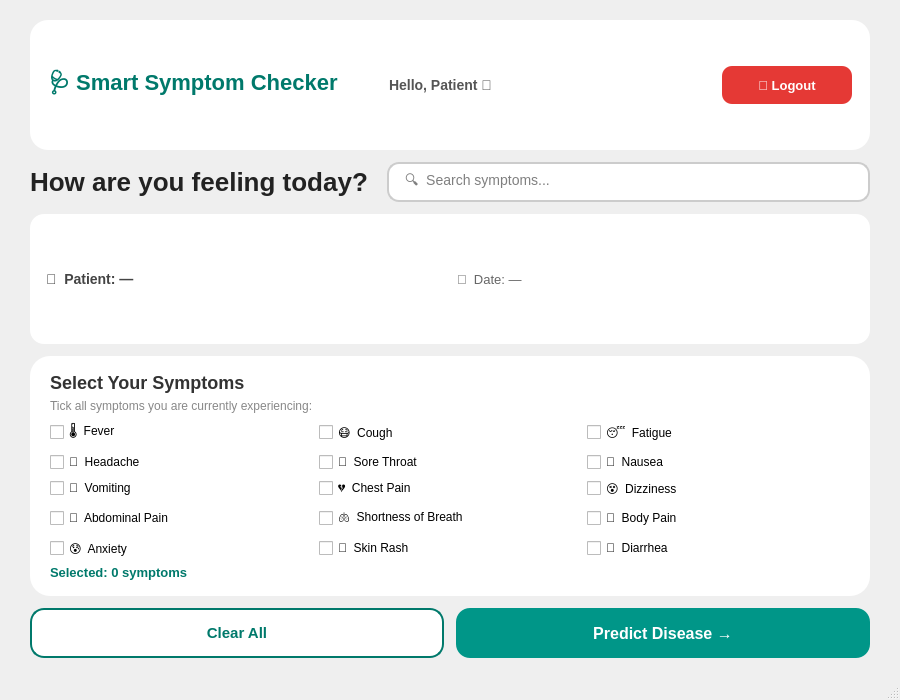
<?xml version="1.0" encoding="UTF-8"?>
<ui version="4.0">
 <class>SymptomsWindow</class>
 <widget class="QMainWindow" name="SymptomsWindow">
  <property name="geometry">
   <rect><x>0</x><y>0</y><width>900</width><height>700</height></rect>
  </property>
  <property name="windowTitle"><string>Smart Symptom Checker – Select Symptoms</string></property>

  <widget class="QWidget" name="centralwidget">
   <property name="styleSheet">
    <string notr="true">
background: qlineargradient(x1:0, y1:0, x2:1, y2:1,
    stop:0 #e0f7f4, stop:1 #b2dfdb);
font-family: Segoe UI;
    </string>
   </property>

   <layout class="QVBoxLayout" name="mainLayout">
    <property name="spacing"><number>12</number></property>
    <property name="leftMargin"><number>30</number></property>
    <property name="topMargin"><number>20</number></property>
    <property name="rightMargin"><number>30</number></property>
    <property name="bottomMargin"><number>20</number></property>

    <!-- HEADER -->
    <item>
     <widget class="QFrame" name="headerFrame">
      <property name="minimumSize"><size><width>0</width><height>70</height></size></property>
      <property name="styleSheet">
       <string notr="true">QFrame { background:white; border-radius:18px; }</string>
      </property>
      <layout class="QHBoxLayout" name="headerLayout">
       <property name="leftMargin"><number>18</number></property>
       <property name="rightMargin"><number>18</number></property>
       <item>
        <widget class="QLabel" name="appTitle">
         <property name="text"><string>🩺 Smart Symptom Checker</string></property>
         <property name="styleSheet">
          <string notr="true">font-size:22px; font-weight:bold; color:#00796B;</string>
         </property>
        </widget>
       </item>
       <item>
        <spacer name="hSpacer">
         <property name="orientation"><enum>Qt::Horizontal</enum></property>
        </spacer>
       </item>
       <item>
        <widget class="QLabel" name="userGreetLabel">
         <property name="text"><string>Hello, Patient 👋</string></property>
         <property name="styleSheet">
          <string notr="true">font-size:14px; color:#555; font-weight:bold;</string>
         </property>
        </widget>
       </item>
       <item>
        <widget class="QPushButton" name="logoutButton">
         <property name="minimumSize"><size><width>110</width><height>38</height></size></property>
         <property name="maximumSize"><size><width>130</width><height>38</height></size></property>
         <property name="text"><string>🚪 Logout</string></property>
         <property name="styleSheet">
          <string notr="true">
QPushButton { background:#e53935; color:white; font-size:13px; font-weight:bold; border:none; border-radius:10px; padding:0 14px; }
QPushButton:hover { background:#c62828; }
          </string>
         </property>
        </widget>
       </item>
      </layout>
     </widget>
    </item>

    <!-- TITLE + SEARCH ROW -->
    <item>
     <layout class="QHBoxLayout">
      <item>
       <widget class="QLabel" name="headingLabel">
        <property name="text"><string>How are you feeling today?</string></property>
        <property name="styleSheet">
         <string notr="true">font-size:26px; font-weight:bold; color:#222;</string>
        </property>
       </widget>
      </item>
      <item>
       <spacer name="hSpacer2"><property name="orientation"><enum>Qt::Horizontal</enum></property></spacer>
      </item>
      <item>
       <widget class="QLineEdit" name="searchBar">
        <property name="minimumSize"><size><width>220</width><height>40</height></size></property>
        <property name="placeholderText"><string>🔍  Search symptoms...</string></property>
        <property name="styleSheet">
         <string notr="true">
QLineEdit { background:white; border-radius:12px; padding-left:14px; font-size:14px; border:2px solid #CCCCCC; }
QLineEdit:focus { border:2px solid #00796B; }
         </string>
        </property>
       </widget>
      </item>
     </layout>
    </item>

    <!-- PATIENT INFO ROW -->
    <item>
     <widget class="QFrame" name="patientInfoFrame">
      <property name="minimumSize"><size><width>0</width><height>55</height></size></property>
      <property name="styleSheet">
       <string notr="true">QFrame { background:white; border-radius:14px; }</string>
      </property>
      <layout class="QHBoxLayout" name="infoLayout">
       <property name="leftMargin"><number>16</number></property>
       <property name="rightMargin"><number>16</number></property>
       <item>
        <widget class="QLabel" name="patientNameDisplay">
         <property name="text"><string>👤  Patient: —</string></property>
         <property name="styleSheet"><string notr="true">font-size:14px; color:#444; font-weight:bold;</string></property>
        </widget>
       </item>
       <item>
        <spacer><property name="orientation"><enum>Qt::Horizontal</enum></property></spacer>
       </item>
       <item>
        <widget class="QLabel" name="dateLabel">
         <property name="text"><string>📅  Date: —</string></property>
         <property name="styleSheet"><string notr="true">font-size:13px; color:#666;</string></property>
        </widget>
       </item>
      </layout>
     </widget>
    </item>

    <!-- SYMPTOMS GROUP -->
    <item>
     <widget class="QFrame" name="symptomBoxFrame">
      <property name="styleSheet">
       <string notr="true">QFrame { background:white; border-radius:20px; }</string>
      </property>
      <layout class="QVBoxLayout" name="symptomBoxLayout">
       <property name="leftMargin"><number>20</number></property>
       <property name="topMargin"><number>16</number></property>
       <property name="rightMargin"><number>20</number></property>
       <property name="bottomMargin"><number>16</number></property>

       <item>
        <widget class="QLabel" name="symptomSectionTitle">
         <property name="text"><string>Select Your Symptoms</string></property>
         <property name="styleSheet">
          <string notr="true">font-size:18px; font-weight:bold; color:#333;</string>
         </property>
        </widget>
       </item>
       <item>
        <widget class="QLabel" name="symptomHint">
         <property name="text"><string>Tick all symptoms you are currently experiencing:</string></property>
         <property name="styleSheet"><string notr="true">font-size:12px; color:#888;</string></property>
        </widget>
       </item>

       <item>
        <layout class="QGridLayout" name="checkboxGrid">
         <item row="0" column="0"><widget class="QCheckBox" name="fever"><property name="text"><string>🌡️  Fever</string></property></widget></item>
         <item row="0" column="1"><widget class="QCheckBox" name="cough"><property name="text"><string>😷  Cough</string></property></widget></item>
         <item row="0" column="2"><widget class="QCheckBox" name="fatigue"><property name="text"><string>😴  Fatigue</string></property></widget></item>

         <item row="1" column="0"><widget class="QCheckBox" name="headache"><property name="text"><string>🤕  Headache</string></property></widget></item>
         <item row="1" column="1"><widget class="QCheckBox" name="sorethroat"><property name="text"><string>🤒  Sore Throat</string></property></widget></item>
         <item row="1" column="2"><widget class="QCheckBox" name="nausea"><property name="text"><string>🤢  Nausea</string></property></widget></item>

         <item row="2" column="0"><widget class="QCheckBox" name="vomiting"><property name="text"><string>🤮  Vomiting</string></property></widget></item>
         <item row="2" column="1"><widget class="QCheckBox" name="chestpain"><property name="text"><string>💔  Chest Pain</string></property></widget></item>
         <item row="2" column="2"><widget class="QCheckBox" name="dizziness"><property name="text"><string>😵  Dizziness</string></property></widget></item>

         <item row="3" column="0"><widget class="QCheckBox" name="abdominalpain"><property name="text"><string>🤲  Abdominal Pain</string></property></widget></item>
         <item row="3" column="1"><widget class="QCheckBox" name="shortbreath"><property name="text"><string>🫁  Shortness of Breath</string></property></widget></item>
         <item row="3" column="2"><widget class="QCheckBox" name="bodypain"><property name="text"><string>🦴  Body Pain</string></property></widget></item>

         <item row="4" column="0"><widget class="QCheckBox" name="anxiety"><property name="text"><string>😰  Anxiety</string></property></widget></item>
         <item row="4" column="1"><widget class="QCheckBox" name="rash"><property name="text"><string>🔴  Skin Rash</string></property></widget></item>
         <item row="4" column="2"><widget class="QCheckBox" name="diarrhea"><property name="text"><string>🚽  Diarrhea</string></property></widget></item>
        </layout>
       </item>

       <item>
        <widget class="QLabel" name="selectedCountLabel">
         <property name="text"><string>Selected: 0 symptoms</string></property>
         <property name="styleSheet"><string notr="true">font-size:13px; color:#00796B; font-weight:bold;</string></property>
        </widget>
       </item>
      </layout>
     </widget>
    </item>

    <!-- BOTTOM BUTTONS -->
    <item>
     <layout class="QHBoxLayout">
      <item>
       <widget class="QPushButton" name="clearButton">
        <property name="minimumSize"><size><width>0</width><height>50</height></size></property>
        <property name="text"><string>Clear All</string></property>
        <property name="styleSheet">
         <string notr="true">
QPushButton { background:white; color:#00796B; font-size:15px; font-weight:bold; border:2px solid #00796B; border-radius:14px; }
QPushButton:hover { background:#E0F2F1; }
         </string>
        </property>
       </widget>
      </item>
      <item>
       <widget class="QPushButton" name="predictButton">
        <property name="minimumSize"><size><width>0</width><height>50</height></size></property>
        <property name="text"><string>Predict Disease →</string></property>
        <property name="styleSheet">
         <string notr="true">
QPushButton { background-color:#009688; color:white; font-size:16px; font-weight:bold; border-radius:14px; border:none; }
QPushButton:hover { background-color:#00796B; }
         </string>
        </property>
       </widget>
      </item>
     </layout>
    </item>

   </layout>
  </widget>

  <widget class="QMenuBar" name="menubar"/>
  <widget class="QStatusBar" name="statusbar"/>
 </widget>
 <resources/>
 <connections/>
</ui>
